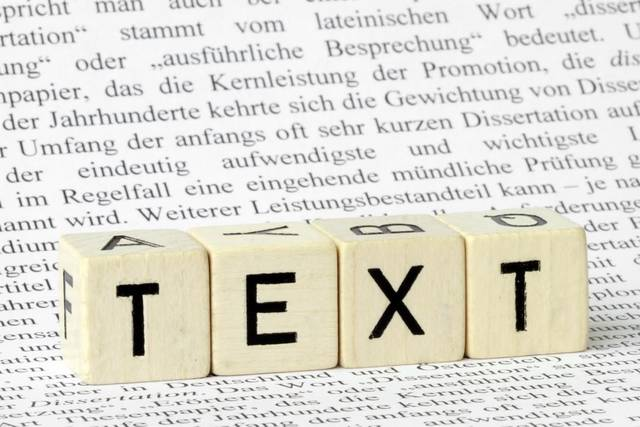
#> input picture text.jpg, 640 x 427 px, found by its file name
$ python swt_src.py   (older library calls are emulated)
#> lines starting #> are read from the running program, lines starting #| are printed output that depends on the picture; after the words box and inside, x2 and y2 are one past the last pixel; in counts of white or black regions, pixels touching at a corner belong together
import math
import os
from math import pi
from typing import List, NamedTuple, Optional, Tuple, TypeVar

import cv2
import matplotlib.pyplot as plt
import numpy as np
from scipy.spatial import ConvexHull
from skimage.draw import line
from skimage.feature import canny
from skimage.filters import scharr_h, scharr_v
from skimage.io import imread

Image = np.ndarray
GradientImage = np.ndarray
Position = NamedTuple("Position", [("x", int), ("y", int)])
Stroke = NamedTuple("Stroke", [("x", int), ("y", int), ("width", float)])
Ray = List[Position]
Component = List[Position]
ImageOrValue = TypeVar("ImageOrValue", float, Image)
Gradients = NamedTuple("Gradients", [("x", GradientImage), ("y", GradientImage)])


def gamma(x: ImageOrValue, coeff: float = 2.2) -> ImageOrValue:
    """
    Applies a gamma transformation to the input.

    :param x: The value to transform.
    :param coeff: The gamma coefficient to use.
    :return: The transformed value.
    """
    return x ** (1.0 / coeff)


def gleam(im: Image, gamma_coeff: float = 2.2) -> Image:
    """
    Implements Gleam grayscale conversion from
    Kanan & Cottrell 2012: Color-to-Grayscale: Does the Method Matter in Image Recognition?
    http://journals.plos.org/plosone/article?id=10.1371/journal.pone.0029740

    :param im: The image to convert.
    :param gamma_coeff: The gamma coefficient to use.
    :return: The grayscale converted image.
    """
    im = gamma(im, gamma_coeff)
    im = np.mean(im, axis=2)
    return np.expand_dims(im, axis=2)


def open_grayscale(path: str) -> Image:
    """
    Opens an image and converts it to grayscale.

    :param path: The image to open.
    :return: The grayscale image.
    """
    im = cv2.imread(path, cv2.IMREAD_COLOR)
    im = im.astype(np.float32) / 255.0
    return gleam(im)


def get_edges(im: Image, lo: float = 175, hi: float = 220, window: int = 3) -> Image:
    """
    Detects edges in the image by applying a Canny edge detector.

    :param im: The image.
    :param lo: The lower threshold.
    :param hi: The higher threshold.
    :param window: The window (aperture) size.
    :return: The edges.
    """
    # OpenCV's Canny detector requires 8-bit inputs.
    im = (im * 255.0).astype(np.uint8)
    edges = cv2.Canny(im, lo, hi, apertureSize=window)
    # Note that the output is either 255 for edges or 0 for other pixels.
    # Conversion to float wastes space, but makes the return value consistent
    # with the other methods.
    return edges.astype(np.float32) / 255.0


def get_gradients(im: Image) -> Gradients:
    """
    Obtains the image gradients by means of a 3x3 Scharr filter.

    :param im: The image to process.
    :return: The image gradients.
    """
    # In 3x3, Scharr is a more correct choice than Sobel. For higher
    # dimensions, Sobel should be used.
    grad_x = cv2.Scharr(im, cv2.CV_64F, 1, 0)
    grad_y = cv2.Scharr(im, cv2.CV_64F, 0, 1)
    return Gradients(x=grad_x, y=grad_y)


# [8 lines left out: function get_gradient_directions, not called in this run]


def apply_swt(
    im: Image, edges: Image, gradients: Gradients, dark_on_bright: bool = True
) -> Image:
    """
    Applies the Stroke Width Transformation to the image.

    :param im: The image
    :param edges: The edges of the image.
    :param gradients: The gradients of the image.
    :param dark_on_bright: Enables dark-on-bright text detection.
    :return: The transformed image.
    """
    # Prepare the output map.
    swt = np.ones(im.shape) * np.Infinity

    # For each pixel, let's obtain the normal direction of its gradient.

    norms = np.sqrt(gradients.x**2 + gradients.y**2)
    norms[norms == 0] = 1
    inv_norms = 1.0 / norms
    directions = Gradients(x=gradients.x * inv_norms, y=gradients.y * inv_norms)

    # We keep track of all the rays found in the image.
    rays = []

    rr, cc = np.where(edges == 1)
    for y, x in zip(rr, cc):
        ray = swt_process_pixel(
            Position(x=x, y=y),
            edges,
            directions,
            out=swt,
            dark_on_bright=dark_on_bright,
        )
        if ray:
            rays.append(ray)

    # Multiple rays may cross the same pixel and each pixel has the smallest
    # stroke width of those.
    # A problem are corners like the edge of an L. Here, two rays will be found,
    # both of which are significantly longer than the actual width of each
    # individual stroke. To mitigate, we will visit each pixel on each ray and
    # take the median stroke length over all pixels on the ray.
    for ray in rays:
        median = np.median([swt[p.y, p.x] for p in ray])
        for p in ray:
            # swt[p.y, p.x] = min(median, swt[p.y, p.x])
            swt[p.y, p.x] = 1

    swt[swt == np.Infinity] = 0
    return swt


# [26 lines left out: function project_line, not called in this run]


def swt_process_pixel(
    pos: Position,
    edges: Image,
    directions: Gradients,
    out: Image,
    dark_on_bright: bool = True,
) -> Optional[Ray]:
    """
    Obtains the stroke width starting from the specified position.
    :param pos: The starting point
    :param edges: The edges.
    :param directions: The normalized gradients
    :param out: The output image.
    :param dark_on_bright: Enables dark-on-bright text detection.
    """
    # Keep track of the image dimensions for boundary tests.
    height, width = edges.shape[0:2]

    # The direction in which we travel the gradient depends on the type of text
    # we want to find. For dark text on light background, follow the opposite
    # direction (into the dark are); for light text on dark background, follow
    # the gradient as is.
    gradient_direction = -1 if dark_on_bright else 1

    # Starting from the current pixel we will shoot a ray into the direction
    # of the pixel's gradient and keep track of all pixels in that direction
    # that still lie on an edge.
    ray = [pos]

    # Obtain the direction to step into
    dir_x = directions.x[pos.y, pos.x]
    dir_y = directions.y[pos.y, pos.x]

    # Since some pixels have no gradient, normalization of the gradient
    # is a division by zero for them, resulting in NaN. These values
    # should not bother us since we explicitly tested for an edge before.
    assert not (np.isnan(dir_x) or np.isnan(dir_y))

    # Traverse the pixels along the direction.
    prev_pos = Position(x=-1, y=-1)
    steps_taken = 0
    while True:
        # Advance to the next pixel on the line.
        steps_taken += 1
        cur_x = int(np.floor(pos.x + gradient_direction * dir_x * steps_taken))
        cur_y = int(np.floor(pos.y + gradient_direction * dir_y * steps_taken))
        cur_pos = Position(x=cur_x, y=cur_y)
        if cur_pos == prev_pos:
            continue
        prev_pos = Position(x=cur_x, y=cur_y)
        # If we reach the edge of the image without crossing a stroke edge,
        # we discard the result.
        if not ((0 <= cur_x < width) and (0 <= cur_y < height)):
            return None
        # The point is either on the line or the end of it, so we register it.
        ray.append(cur_pos)
        # If that pixel is not an edge, we are still on the line and
        # need to continue scanning.
        if edges[cur_y, cur_x] < 0.5:  # TODO: Test for image boundaries here
            continue
        # If this edge is pointed in a direction approximately opposite of the
        # one we started in, it is approximately parallel. This means we
        # just found the other side of the stroke.
        # The original paper suggests the gradients need to be opposite +/- PI/6.
        # Since the dot product is the cosine of the enclosed angle and
        # cos(pi/6) = 0.8660254037844387, we can discard all values that exceed
        # this threshold.
        cur_dir_x = directions.x[cur_y, cur_x]
        cur_dir_y = directions.y[cur_y, cur_x]
        dot_product = dir_x * cur_dir_x + dir_y * cur_dir_y
        if dot_product >= -0.866:
            return None
        # Paint each of the pixels on the ray with their determined stroke width
        stroke_width = np.sqrt(
            (cur_x - pos.x) * (cur_x - pos.x) + (cur_y - pos.y) * (cur_y - pos.y)
        )
        for p in ray:
            out[p.y, p.x] = min(stroke_width, out[p.y, p.x])
        return ray

    # noinspection PyUnreachableCode
    assert False, "This code cannot be reached."


# [74 lines left out: functions connected_components, swt, not called in this run]


def main():
    im = open_grayscale("C:/Personal/Coding/Meesters/Stroke Width/scripts/SWT/text.jpg")
#> in open_grayscale, im is the input picture: shape (427, 640, 3); mean B, G, R 212.7, 220.7, 222.7
#> in gamma, `return x ** (1.0 / coeff)`:
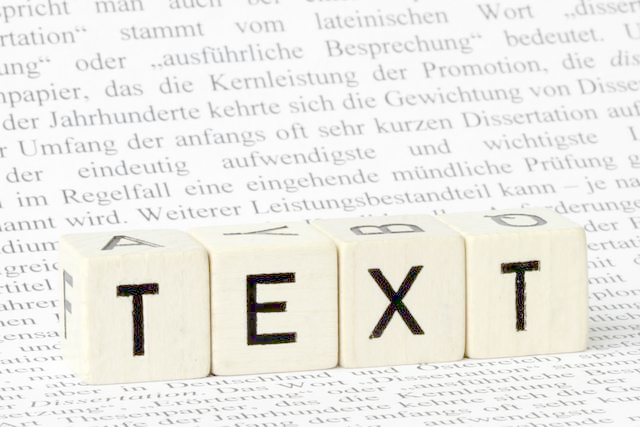
#> returned value: shape (427, 640, 3) float32; mean of channels 0, 1, 2 0.91, 0.927, 0.932; drawn as B, G, R
    Canny = imread("../Images/test/text.jpg", as_gray=True)
#> Canny: shape (427, 640) float64; min 0, max 1, mean 0.865
    edges = get_edges(im)
#> in get_edges, `edges = cv2.Canny(im, lo, hi, apertureSize=window)`:
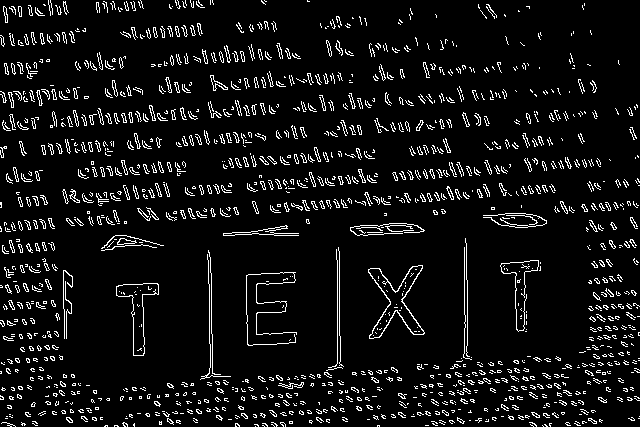
#> edges: shape (427, 640); 7.2% white in thin lines or dots
#> in get_edges, `return edges.astype(np.float32) / 255.0`: returned value: shape (427, 640) float32; values 0 (black) and 1 (white), 7.2% white in thin lines or dots
    gradients = get_gradients(im)
#> in get_gradients, `grad_y = cv2.Scharr(im, cv2.CV_64F, 0, 1)`:
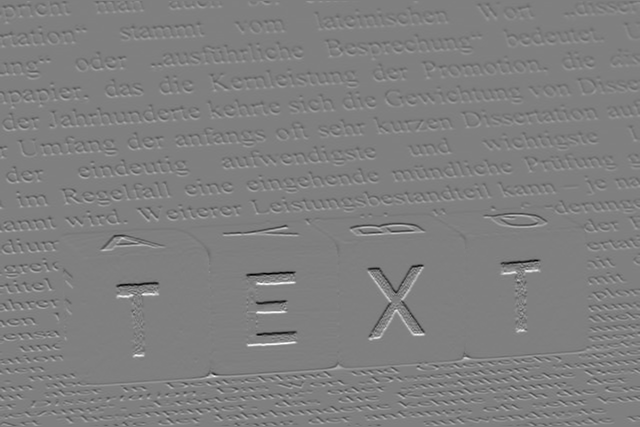
#> grad_y: shape (427, 640) float64; min -13.5, max 13.44, mean -0.00099; drawn with min black and max white
    Canny = canny(Canny)
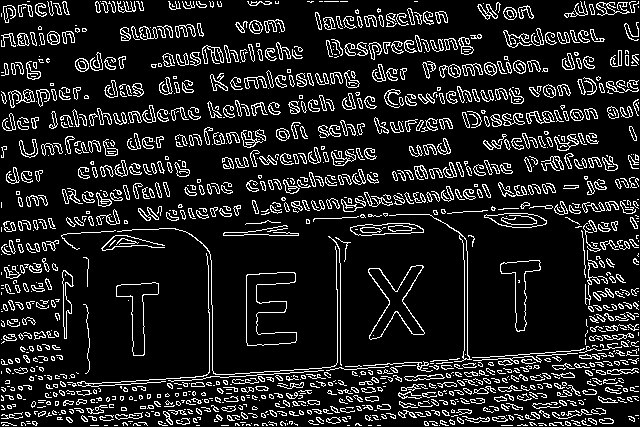
#> Canny: shape (427, 640) bool; 12.9% white in thin lines or dots
    # theta = get_gradient_directions(gradients)
    # theta = np.abs(theta)
    # swt_cv = apply_swt(im, edges, gradients, True)
    swt_sk = apply_swt(im, Canny, gradients, True)
#> in apply_swt, `norms = np.sqrt(gradients.x**2 + gradients.y**2)`:
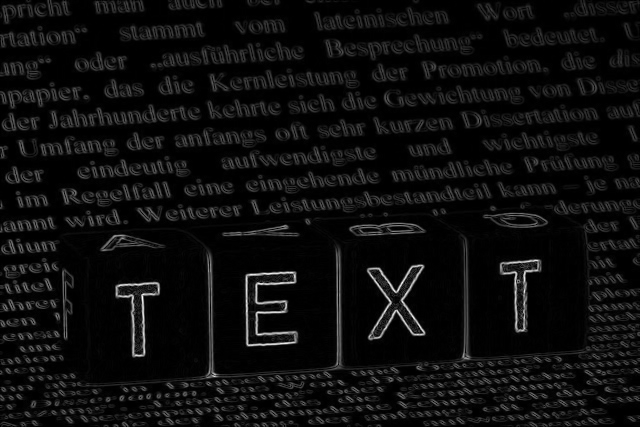
#> norms: shape (427, 640) float64; min 0, max 14.38, mean 0.821; drawn with min black and max white
#> in apply_swt, `norms[norms == 0] = 1`: norms: shape (427, 640) float64; 5.96% of pixels changed, all inside (x1, y1, x2, y2) = (0, 0, 640, 427)
#> the loop in apply_swt, `for y, x in zip(rr, cc):` made 35308 passes
#> (x, ray, dir_x in swt_process_pixel, dir_y in swt_process_pixel) on passes 1 to 3: (27, [(27, 1)], -0.475, 0.88), (28, [(28, 1)], 0.0503, 0.999), (29, [(29, 1)], 0.556, 0.831)
#> after the loop in apply_swt, `for y, x in zip(rr, cc):`:
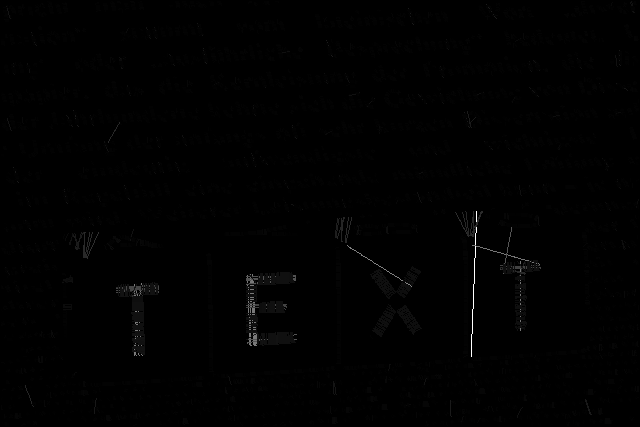
#> swt: shape (427, 640, 1) float64; 85.82% of the values are NaN or infinite; the others: min 1.41, max 148.1, mean 5.82; drawn with min black, max white, NaN and infinite black
#> after the loop in apply_swt, `for y, x in zip(rr, cc):`: rays = 11338 items
#> the loop in apply_swt, `for ray in rays:` made 11338 passes
#> (ray, median) on passes 1 to 3: ([(50, 1), (49, 1), (48, 1), (47, 1)], 2.24), ([(112, 1), (111, 1), (110, 2), (110, 3)], 2.83), ([(141, 1), (140, 1), (139, 2), (138, 2)], 3.08)
#> after the loop in apply_swt, `for ray in rays:`: swt: shape (427, 640, 1) float64; 14.18% of pixels changed, all inside (x1, y1, x2, y2) = (1, 1, 639, 426)
#> in apply_swt, `swt[swt == np.Infinity] = 0`:
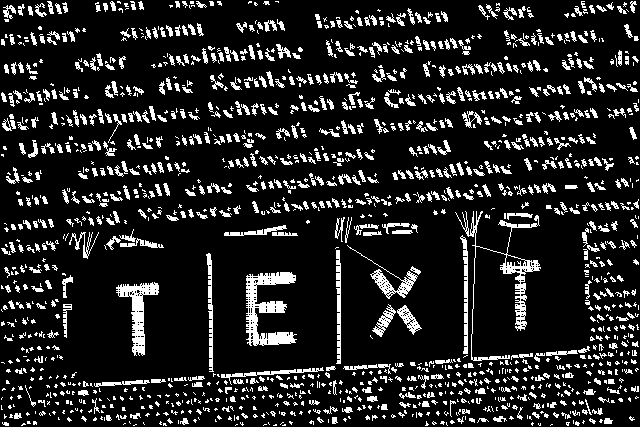
#> swt: shape (427, 640, 1) float64; values 0 (black) and 1 (white), 14.2% white in thin lines or dots

    fig, axes = plt.subplots(2, 2, figsize=(8, 8))
    ax = axes.ravel()

    # ax[0].imshow(edges, cmap='gray')
    # ax[1].imshow(Canny, cmap='gray')
    # ax[2].imshow(swt_cv, cmap='gray')
    # ax[3].imshow(swt_sk, cmap='gray')

    plt.show()


if __name__ == "__main__":
    main()
